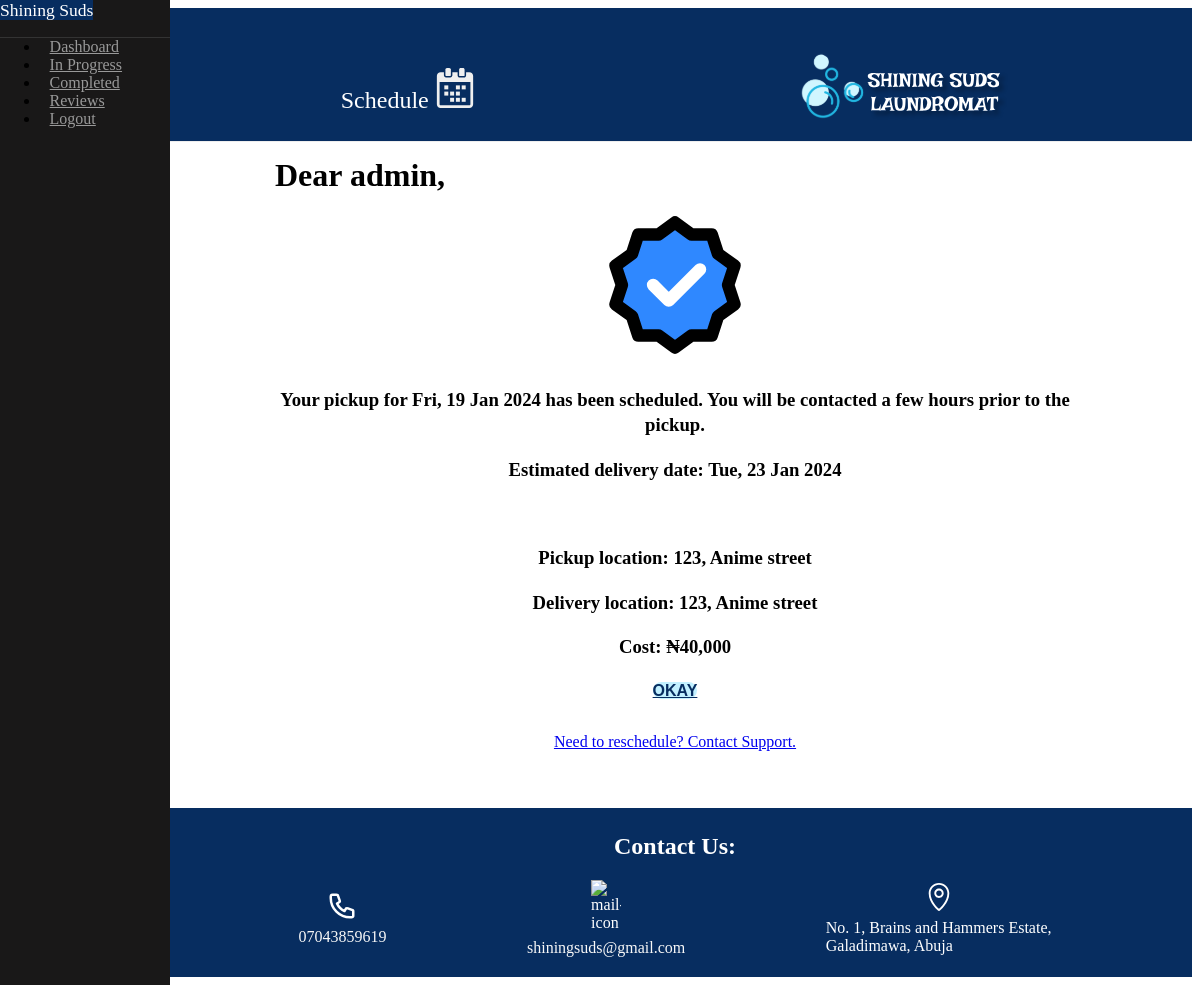
Page /schedule/4 (signed in) on the committed database.
### laundry/models.py (models this page shows, shortened)
class User(db.Model, UserMixin):
    __tablename__ = 'users'
    id = db.Column(db.Integer, primary_key=True, index=True)
    name = db.Column(db.String, nullable=False)
    email = db.Column(db.String, unique=True, index=True, nullable=False)
    hashed_password = db.Column(db.String, nullable=False)
    accepted_terms = db.Column(db.Boolean(), default=False)
    is_active = db.Column(db.Boolean(), default=True)
    is_superuser = db.Column(db.Boolean(), default=False)
    phone = db.Column(db.String())
    address = db.Column(db.String())
    @property
    def password(self) -> AttributeError:
        return {'lol': 'nice try'}
    def get(index: str | int) -> Query | None:
        return User.query.get(index) or User.query.filter_by(email=index).first()

class Order(db.Model):
    __tablename__ = 'orders'
    id = db.Column(db.Integer, primary_key=True, index=True)
    amount = db.Column(db.Integer, nullable=False)
    clothes_count = db.Column(db.Integer, nullable=False)
    status = db.Column(db.BOOLEAN, default=False)
    service_type = db.Column(db.String, nullable=False)
    created = db.Column(db.DateTime, default=datetime.datetime.now())
    pickup_date = db.Column(db.DateTime, nullable=False)
    delivery_date = db.Column(db.DateTime, nullable=False)
    pickup_addr = db.Column(db.String, nullable=False)
    delivery_addr = db.Column(db.String, nullable=False)
    reviewed = db.Column(db.BOOLEAN, default=False)
    special_instr = db.Column(db.Text(), nullable=True)
    user_id = db.Column(db.Integer, db.ForeignKey('users.id', name='fk_user_id'))
    user = db.relationship("User", uselist=False, backref="orders")

### laundry/main/views.py (the view)
@main.route('/schedule/<int:id>')
@login_required
def order_success(id):
    order = Order.query.get(id)
    return render_template('main/success_order.html', order=order)

### laundry/models.py (called while the page is built)
@login_manager.user_loader
def load_user(id):
    return User.get(id)

### laundry/templates/main/success_order.html (shortened to what this page needs)
{% extends "shared/base.html" %}
{% block content %}
<div id="main">
    <div class="header custom-header">
        <h2>Schedule <img src="/static/img/svg/schedule.svg" width="40px" alt="" class="mg-top-20"></h2>
        <img src="{{ url_for('static', filename='img/svg/icon-title-white.svg') }}" alt="icon-title-white">
    </div>
    <div class="content">
        <h1>Dear {{ current_user.name }},</h1>
        <div class="center-text">
            <img src="{{ url_for('static', filename='img/svg/success-svgrepo-com.svg') }}" alt="success-icon"> <br>
            <h3>Your pickup for {{ order.pickup_date.strftime('%a, %d %b %Y') }} has been scheduled. You will be contacted a few hours prior to the pickup.</h3>
            <h3>
                Estimated delivery date: {{ order.delivery_date.strftime('%a, %d %b %Y') }}
            </h3>
            <br>
            <h3>Pickup location: {{ order.pickup_addr }}</h3>
            <h3>Delivery location: {{ order.delivery_addr }}</h3>
            <h3>Cost: {{ '₦{:,}'.format(order.amount) }}</h3>
            <a href="{{ url_for('.orders') }}" class="pure-button pure-button-primary boring-btn">OKAY</a>
            <br> <br>
            <a href="#">Need to reschedule? Contact Support.</a>
        </div>
    </div>
</div>
{% endblock %}

### laundry/templates/shared/base.html (shortened to what this page needs)
<!DOCTYPE html>
<html lang="en">
<head>
    <link rel="stylesheet" href="https://cdn.jsdelivr.net/npm/purecss@3.0.0/build/base-min.css">
    <link rel="stylesheet" href="https://cdn.jsdelivr.net/npm/purecss@3.0.0/build/pure-min.css">
    <link rel="stylesheet" href="https://cdn.jsdelivr.net/npm/purecss@3.0.0/build/grids-responsive-min.css">
    <link rel="stylesheet" href="{{ url_for('static', filename='css/pure-custom.css') }}", type="text/css">
    <link rel="stylesheet" href="{{ url_for('static', filename='css/my_custom.css') }}", type="text/css">
</head>
<body>
    <div id="layout">
        <div id="menu">
            {% include 'shared/menu.html' %}
        </div>
        {% block content %}
        {% endblock %}
        <div class="footer">
            <h2 class="footer-header">Contact Us:</h2>
            <div class="footer-row">
            <div>
                <img src="{{ url_for('static', filename='img/svg/phone.svg') }}" alt="phone-icon"width="30px">
                <a href="tel:+2347043859619">07043859619</a>
            </div>
            <div>
                <img src="{{ url_for('static', filename='img/svg/mail.svg') }}" alt="mail-icon"width="30px">
                <a href="mailto:shiningsuds@gmail.com">shiningsuds@gmail.com</a>
            </div>
            <div>
                <img src="{{ url_for('static', filename='img/svg/location.svg') }}" alt="location-icon"width="30px">
                No. 1, Brains and Hammers Estate, <br> Galadimawa, Abuja
            </div>
            </div>
        </div>
    </div>
</body>
</html>

### laundry/templates/shared/menu.html (shortened to what this page needs)
{% if current_user.is_authenticated %}
{% if current_user.is_superuser %}
<div class="pure-menu">
    <span class="pure-menu-heading">Shining Suds</span>
    <ul class="pure-menu-list">
        <li class="pure-menu-item">
            <a href="{{ url_for('admin.dashboard') }}" class="pure-menu-link">Dashboard</a>
        </li>
        <li class="pure-menu-item">
            <a href="{{ url_for('admin.inprogress') }}" class="pure-menu-link">In Progress</a>
        </li>
        <li class="pure-menu-item">
            <a href="{{ url_for('admin.completed') }}" class="pure-menu-link">Completed</a>
        </li>
        <li class="pure-menu-item">
            <a href="{{ url_for('admin.reviews') }}" class="pure-menu-link">Reviews</a>
        </li>
        <li class="pure-menu-item">
            <a class="pure-menu-link" href="{{ url_for('auth.logout') }}">Logout</a>
        </li>
    </ul>
</div>
{% endif %}
{% endif %}

### laundry/static/css/pure-custom.css (style rules this page uses)
body { color: #000000; }
#layout, #menu, .menu-link { -webkit-transition: all 0.2s ease-out; -moz-transition: all 0.2s ease-out; -ms-transition: all 0.2s ease-out; -o-transition: all 0.2s ease-out; transition: all 0.2s ease-out; }
#layout { position: relative; left: 0; padding-left: 0; }
.content { margin: 0 auto; padding: 0 2em; max-width: 800px; margin-bottom: 50px; line-height: 1.6em; }
.header { margin: 0; color: #333; text-align: center; padding: 2.5em 2em 0; border-bottom: 1px solid #eee; background-color: #072D60; font-family: Georgia, 'Times New Roman', Times, serif; }
.header h2 { font-weight: 300; color: #fff; padding: 0; margin-top: 0; }
#menu { margin-left: -150px; width: 170px; position: fixed; top: 0; left: -20px; bottom: 0; z-index: 1000; background: #191818; overflow-y: auto; }
#menu a { color: #999; border: none; padding: 0.6em 0 0.6em 0.6em; }
#menu .pure-menu, #menu .pure-menu ul { border: none; background: transparent; }
#menu .pure-menu ul, #menu .pure-menu .menu-item-divided { border-top: 1px solid #333; }
#menu .pure-menu-selected, #menu .pure-menu-heading { background: #072D60; }
#menu .pure-menu-heading { font-size: 110%; color: #fff; margin: 0; }
@media (min-width: 48em) { .header, .content { padding-left: 2em; padding-right: 2em; } }
@media (min-width: 48em) { #layout { padding-left: 150px; left: 0; } }
@media (min-width: 48em) { #menu { left: 150px; } }

### laundry/static/css/my_custom.css (style rules this page uses)
#main { min-height: 100vh; }
.custom-header { display: flex; justify-content: space-around; }
.mg-top-20 { margin-top: 20px; }
.center-text { text-align: center; }
a.boring-btn, .boring-btn { background-color: rgb(194, 240, 255); font-weight: bolder; color: #072D60; text-transform: uppercase; border-radius: 40px; cursor: pointer; font-family: 'Trebuchet MS', 'Lucida Sans Unicode', 'Lucida Grande', 'Lucida Sans', Arial, sans-serif; }
::placeholder { color: #072D60; opacity: 0.7; }
.footer { display: flex; flex-direction: column; padding-top: 5px; padding-bottom: 20px; width: 100%; background-color: #072D60; }
.footer a { text-decoration: none; color: rgb(247, 247, 247); }
.footer-header { color: white; text-align: center; }
.row-list div, .footer-row div { display: flex; flex-direction: column; align-items: center; gap: 7px; }
.footer-row { display: flex; flex-direction: row; justify-content: space-evenly; align-items: center; color: white; }

### rows in the picture
User: name "admin"
Order: pickup_date "Fri, 19 Jan 2024", delivery_date "Tue, 23 Jan 2024", pickup_addr "123, Anime street", delivery_addr "123, Anime street", amount "₦40,000"
